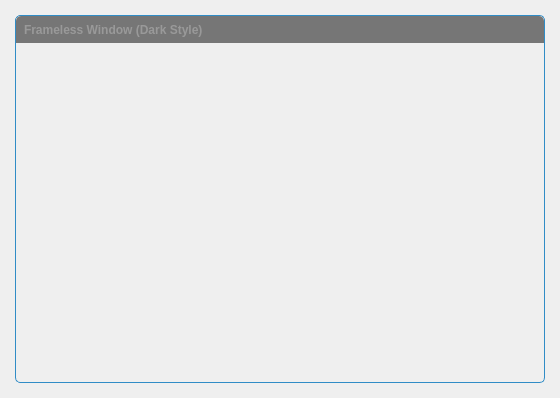
<?xml version="1.0" encoding="UTF-8"?>
<ui version="4.0">
 <class>FramelessWindow</class>
 <widget class="QWidget" name="FramelessWindow">
  <property name="geometry">
   <rect>
    <x>0</x>
    <y>0</y>
    <width>560</width>
    <height>398</height>
   </rect>
  </property>
  <property name="windowTitle">
   <string/>
  </property>
  <property name="autoFillBackground">
   <bool>false</bool>
  </property>
  <layout class="QVBoxLayout" name="verticalLayout_2">
   <property name="spacing">
    <number>0</number>
   </property>
   <property name="leftMargin">
    <number>15</number>
   </property>
   <property name="topMargin">
    <number>15</number>
   </property>
   <property name="rightMargin">
    <number>15</number>
   </property>
   <property name="bottomMargin">
    <number>15</number>
   </property>
   <item>
    <widget class="QWidget" name="windowFrame" native="true">
     <property name="autoFillBackground">
      <bool>false</bool>
     </property>
     <property name="styleSheet">
      <string notr="true">#windowFrame{border:1px solid palette(highlight); border-radius:5px 5px 5px 5px; background-color:palette(Window);}</string>
     </property>
     <layout class="QVBoxLayout" name="verticalLayout">
      <property name="spacing">
       <number>0</number>
      </property>
      <property name="leftMargin">
       <number>1</number>
      </property>
      <property name="topMargin">
       <number>1</number>
      </property>
      <property name="rightMargin">
       <number>1</number>
      </property>
      <property name="bottomMargin">
       <number>1</number>
      </property>
      <item>
       <widget class="WindowDragger" name="windowTitlebar" native="true">
        <property name="sizePolicy">
         <sizepolicy hsizetype="Preferred" vsizetype="Fixed">
          <horstretch>0</horstretch>
          <verstretch>0</verstretch>
         </sizepolicy>
        </property>
        <property name="minimumSize">
         <size>
          <width>0</width>
          <height>0</height>
         </size>
        </property>
        <property name="autoFillBackground">
         <bool>false</bool>
        </property>
        <property name="styleSheet">
         <string notr="true">#windowTitlebar{border: 0px none palette(base); border-top-left-radius:5px; border-top-right-radius:5px; background-color:palette(shadow); height:20px;}</string>
        </property>
        <layout class="QHBoxLayout" name="horizontalLayout">
         <property name="spacing">
          <number>0</number>
         </property>
         <property name="leftMargin">
          <number>0</number>
         </property>
         <property name="topMargin">
          <number>0</number>
         </property>
         <property name="rightMargin">
          <number>0</number>
         </property>
         <property name="bottomMargin">
          <number>0</number>
         </property>
         <item>
          <widget class="QLabel" name="titleText">
           <property name="font">
            <font>
             <weight>75</weight>
             <bold>true</bold>
            </font>
           </property>
           <property name="styleSheet">
            <string notr="true">  padding-left:5px;
  color:rgb(153,153,153);</string>
           </property>
           <property name="text">
            <string>Frameless Window (Dark Style)</string>
           </property>
           <property name="alignment">
            <set>Qt::AlignLeading|Qt::AlignLeft|Qt::AlignVCenter</set>
           </property>
          </widget>
         </item>
         <item>
          <widget class="QToolButton" name="minimizeButton">
           <property name="font">
            <font>
             <weight>75</weight>
             <bold>true</bold>
            </font>
           </property>
           <property name="styleSheet">
            <string notr="true">#minimizeButton{
  background-color:none;
  border:none;
  width:16px;
  height:16px;
  padding:4px;
  image:url(:/images/icon_window_minimize.png);
}
#minimizeButton:hover{
  background-color:palette(alternate-base);
}
#minimizeButton:pressed{
  background-color:palette(highlight);
}</string>
           </property>
           <property name="text">
            <string/>
           </property>
          </widget>
         </item>
         <item>
          <widget class="QToolButton" name="restoreButton">
           <property name="styleSheet">
            <string notr="true">#restoreButton{
  background-color:none;
  border:none;
  width:16px;
  height:16px;
  padding:4px;
  image:url(:/images/icon_window_restore.png);
}
#restoreButton:hover{
  background-color:palette(alternate-base);
}
#restoreButton:pressed{
  background-color:palette(highlight);
}</string>
           </property>
           <property name="text">
            <string/>
           </property>
          </widget>
         </item>
         <item>
          <widget class="QToolButton" name="maximizeButton">
           <property name="styleSheet">
            <string notr="true">#maximizeButton{
  background-color:none;
  border:none;
  width:16px;
  height:16px;
  padding:4px;
  image:url(:/images/icon_window_maximize.png);
}
#maximizeButton:hover{
  background-color:palette(alternate-base);
}
##maximizeButton:pressed{
  background-color:palette(highlight);
}</string>
           </property>
           <property name="text">
            <string/>
           </property>
          </widget>
         </item>
         <item>
          <widget class="QToolButton" name="closeButton">
           <property name="font">
            <font>
             <weight>75</weight>
             <bold>true</bold>
            </font>
           </property>
           <property name="styleSheet">
            <string notr="true">#closeButton{
  background-color:none;
  border:none;
  width:16px;
  height:16px;
  padding:4px;
  image:url(:/images/icon_window_close.png);
  border-top-right-radius: 5px;
}
#closeButton:hover{
  background-color:palette(alternate-base);
}
##closeButton:pressed{
  background-color:palette(highlight);
}</string>
           </property>
          </widget>
         </item>
        </layout>
       </widget>
      </item>
      <item>
       <widget class="QWidget" name="windowContent" native="true">
        <property name="autoFillBackground">
         <bool>false</bool>
        </property>
        <property name="styleSheet">
         <string notr="true">#windowContent{
  border: 0px none palette(base);
  border-radius:0px 0px 5px 5px;
}</string>
        </property>
       </widget>
      </item>
     </layout>
    </widget>
   </item>
  </layout>
 </widget>
 <layoutdefault spacing="6" margin="11"/>
 <customwidgets>
  <customwidget>
   <class>WindowDragger</class>
   <extends>QWidget</extends>
   <header>windowdragger.h</header>
   <container>1</container>
  </customwidget>
 </customwidgets>
 <resources/>
 <connections/>
</ui>
